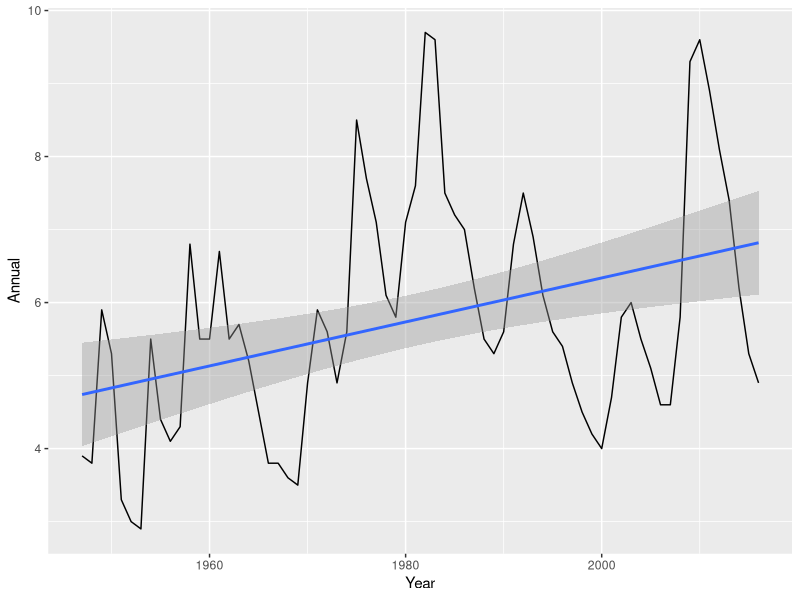

Here is the R script that generated this plot:
library(readxl)
library(tidyverse)


unemp <- read_excel("SeriesReport-20170125193553_b114a0.xlsx", skip=10, col_names=TRUE)
unemp <- mutate(unemp, Year=as.Date(sprintf("%d-01-01", as.integer(Year))))

glimpse(unemp)

ggplot(unemp, aes(Year, Annual)) +
  geom_line(aes(group=1)) +
  stat_smooth(method = lm)
  scale_x_date(date_breaks="10 years", date_labels="%Y") 

## Is the current *national* unemployment rate going up, down or holding steady"?  
#The graph of the national unemployment rate shows the trend is heading upwards 
##  from just under 5% in 1947 to almost 7% in 2016.

  bls <- read_excel("staadata.xlsx")
  bls <- bls[8:nrow(bls),c(2,3,10)]
  colnames(bls)<- c("State","Year", "Rate")
  bls$Rate <- as.numeric(bls$Rate)
  
  bls15 <- filter(bls, Year == "2015")
  bls15[order(bls15$Rate),] %>%
    head()
  
  bls08 <- filter(bls, Year == "2008")
  bls08[order(bls08$Rate),] %>%
    head()

  
# - Which state(s) — could be ties — have the lowest (most current) unemployment rate?
#  for 2015, North Dakota had the lowest unemployment rate of 2.7%
  
#  - Which states(s) — could be ties — had the lowest unemployment unemployment rate in 2008?  
#  for 2008, South Dakota and Wyoming tied for the lowest unemployment rate with 3.1% each.

  

##by Decade
lut <- c("1" = "1976-1985", "2" = "1986-1995", "3" ="1996-2005", "4" = "2006-2015" )  

bls10 <- mutate(bls,Decade=as.character(ntile(Year,4)))
bls10$Decade <- lut[bls10$Decade]

NJbls10 <- filter(bls10, State == "New Jersey")%>%
    group_by(Decade)%>%
    summarise(mean(Rate))
NJbls10


WYbls10 <- filter(bls10, State == "Wyoming")%>%
  group_by(Decade)%>%
  summarise(mean(Rate)) 

NJWYbls10 <- filter(bls10, State == "New Jersey"|State == "Wyoming")%>%
  group_by(Decade, State)%>%
  summarise(Mean = mean(Rate))

spread(NJWYbls10, State, Mean)%>%
  mutate(Difference =  `New Jersey`- Wyoming )

## What was the mean unemployment rate for New Jersey by complete decade?

## show the NJbls10 with the rates by year

## How does the mean unemployment rate for New Jersey by complete decade 
##compare to the mean unemployment rate by complete decade for for Wyoming?
## show the NJWYbls10 with the rates by year and difference
## With the exception of the decade of 1986-1995, the mean unemloyment rate of Wyoming
## was lower than the unemployment rate of NJ
